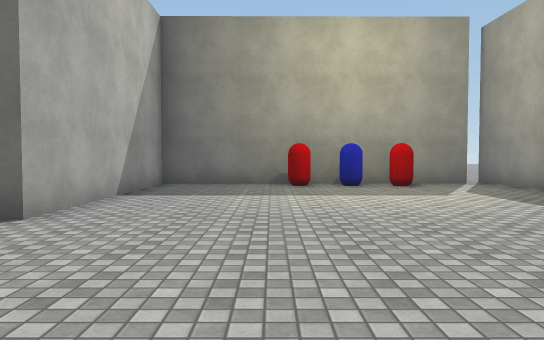
View 1 (above)

16 first-person views from a walk through a Unity game level. The camera is 1.3 m above the floor, tilts 2° down and sees 70° across. The floor is counted in squares, 2 m on a side. Each view is taken from the middle of a square. On the plan, view 1 faces up. The plan holds only what a view shows up to about 11 squares ahead; the rest is blank. The place goes on beyond the plan. The player is left out. Surface patterns are stand-ins for the level's own textures.

View 2
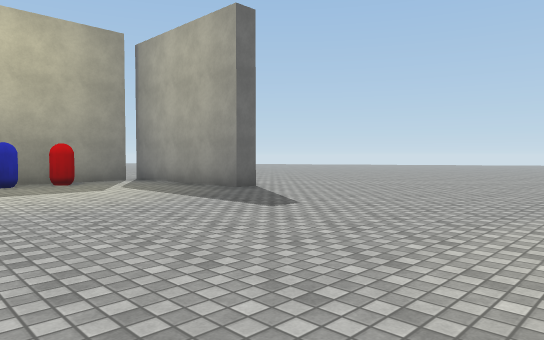

View 3
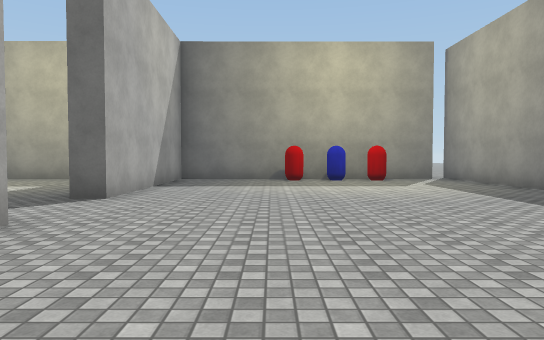

View 4
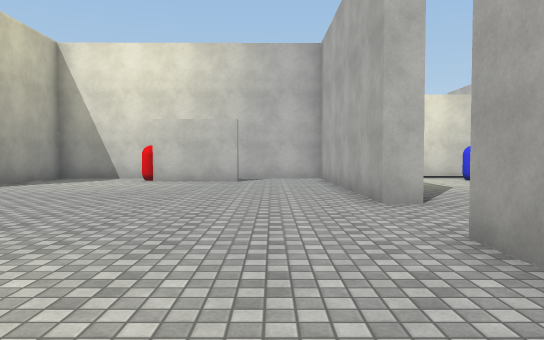

View 5
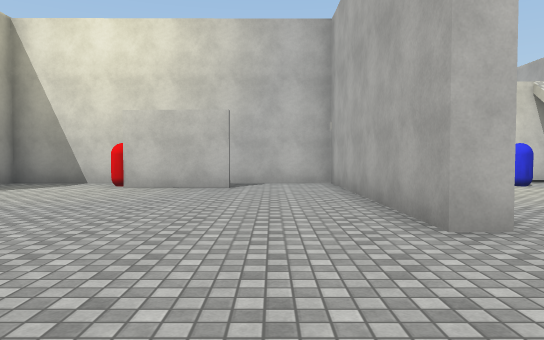

View 6
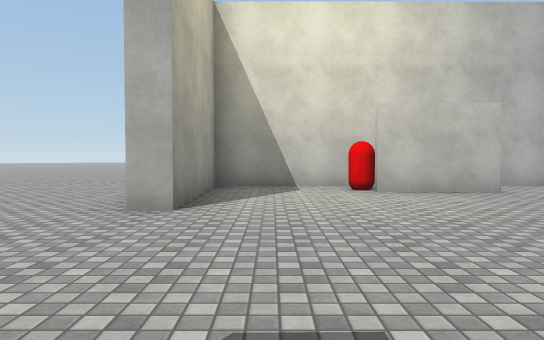

View 7
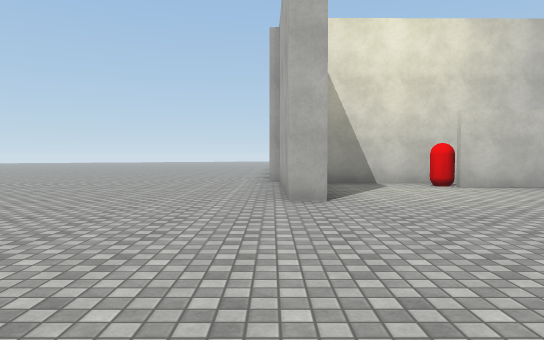

View 8
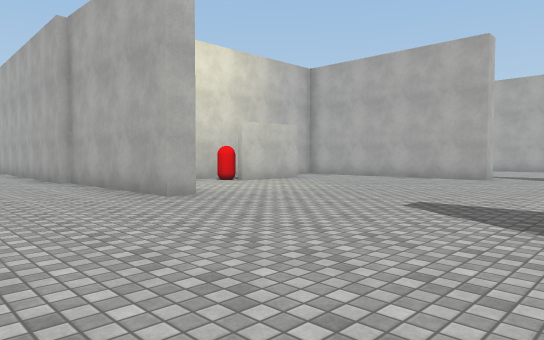

View 9
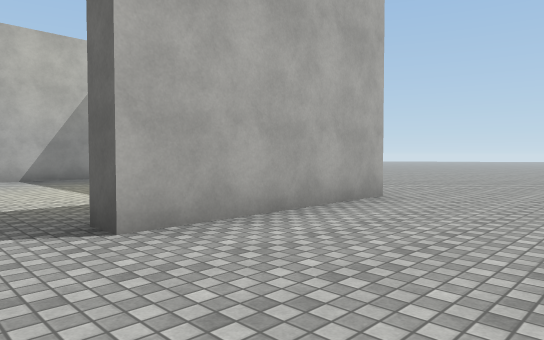

View 10
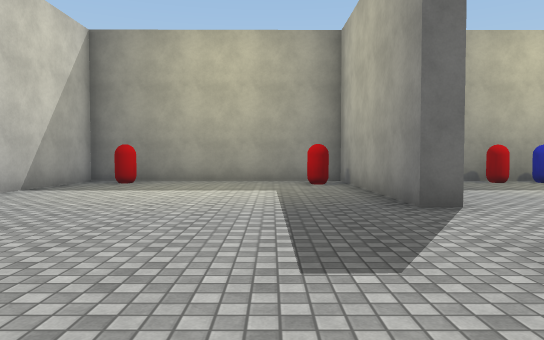

View 11
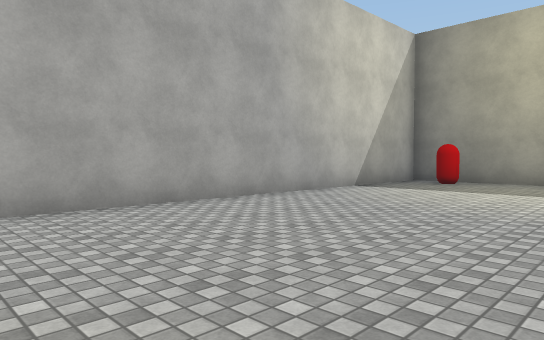

View 12
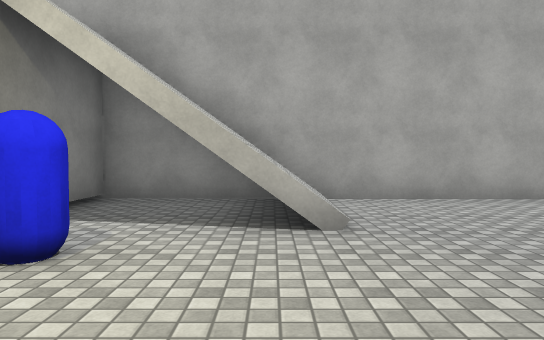

View 13
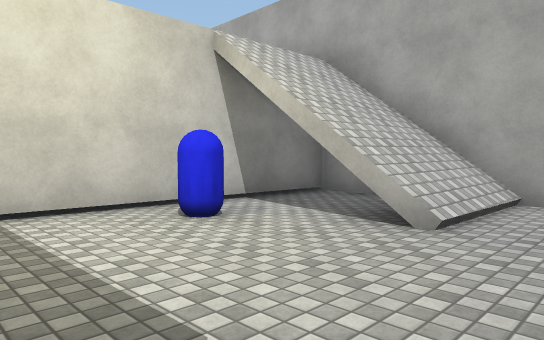

View 14
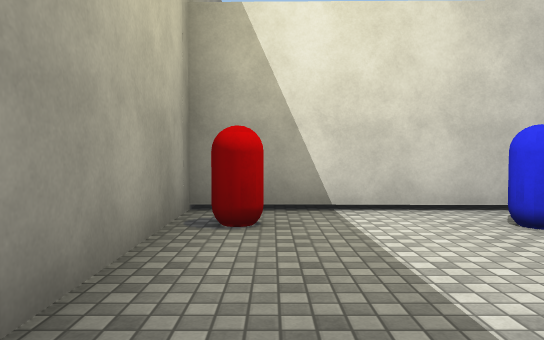

View 15
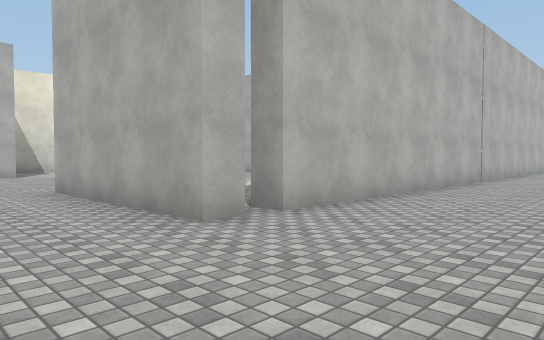

View 16
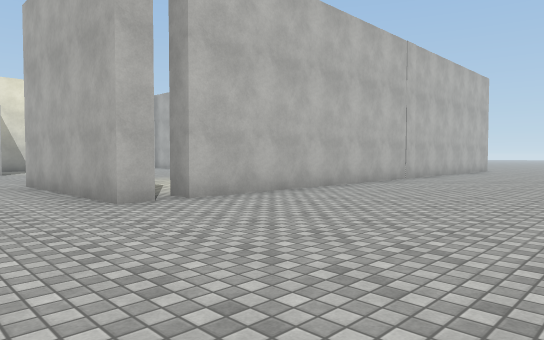

### Floor plan
Points are (right, up) in squares from view 1. A wall is a line through its corners. A room is listed if a view was taken in it or the views show most of it. See-through windows are left out.
Room 1 (views 1, 2, 3, 4, 5, 6, 7, 8, 9)
walls: (5.8, 7.4) (5.8, 5.3) (5.3, 5.3) (5.2, 9.8); (5.2, -2.4) (5.2, -0.7) (5.8, -0.7) (5.8, -5.1); (4.7, 9.3) (3.3, 9.3); (-2.5, 1.7) (-2.4, -2.4); (0.5, 9.3) (-2.6, 9.2) (-2.5, 4); (-0.1, -3) (2.1, -3.1)
ways out: opening at (-3, 2.5) to room 2; opening at (8, 8) to room 3; opening at (-1.5, -3) to room 4; opening at (3.5, -3) to room 4; opening at (8, -5)
objects: red capsule (1, 9); blue capsule (2, 9); red capsule (3, 8) to (3, 9)
Room 2 (views 10, 11, 12, 13, 14)
walls: (-3.1, 1.7) (-2.5, 1.7); (-2.5, 4) (-3.1, 4) (-3.2, 9.2) (-8.6, 9.2); (-9.8, 9.2) (-10, -4.6) (-3, -4.7) (-3, -1.3)
ways out: opening at (-3, 2.5) to room 1
objects: blue capsule (-7, -4); red capsule (-4, -4); red capsule (-4, 8)
Room 3 (views 15, 16)
walls: (-8.6, 9.2) (-9.8, 9.2); (-4.4, 9.8) (4.6, 9.8) (4.7, 9.3); (5.2, 9.8) (5.8, 9.8) (5.8, 7.4)
ways out: opening at (8, 8) to room 1
objects: red capsule (-9, 9)
Room 4 (no view inside)
walls: (1.5, -4.4) (5.2, -4.4) (5.2, -2.4); (-2.4, -2.4) (-2.4, -4.4) (0, -4.4)
ways out: opening at (-1.5, -3) to room 1; opening at (3.5, -3) to room 1
objects: red capsule (2, -4)

Where each view was taken, in squares from view 1:
view 1: 0 up, 0 right, facing up
view 2: 1 down, 0 right, facing up-right
view 3: 2 down, 0 right, facing up
view 4: 7 up, 1 left, facing down
view 5: 5 up, 1 left, facing down
view 6: 4 up, 4 right, facing down
view 7: 5 up, 6 right, facing down
view 8: 5 up, 9 right, facing down-left
view 9: 4 up, 9 right, facing up-left
view 10: 1 down, 5 left, facing up
view 11: 1 down, 5 left, facing up-left
view 12: 2 down, 4 left, facing left
view 13: 0 up, 4 left, facing down-left
view 14: 0 up, 4 left, facing down
view 15: 13 up, 8 right, facing down-left
view 16: 15 up, 8 right, facing down-left
